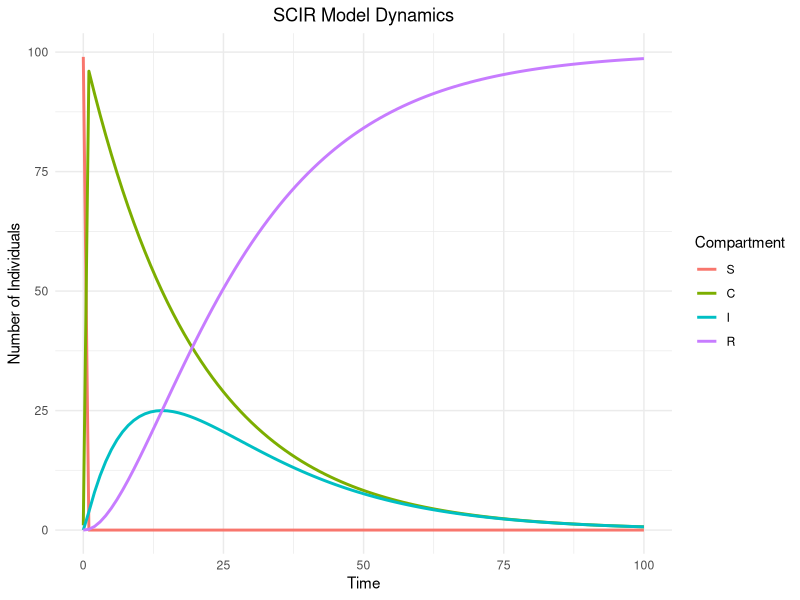

Source code (R):
# Basic SCIR Model (C = Carrier)
# Note: This is almost identical to the Basic SEIR Model code.

library(deSolve)
library(ggplot2)
library(reshape2)

scir_model <- function(time, state, parameters) {
  with(as.list(c(state, parameters)), {
    dS <- -beta * S * (I + C)
    dC <- beta * S * (I + C) - sigma * C
    dI <- sigma * C - gamma * I
    dR <- gamma * I
    return(list(c(dS, dC, dI, dR)))
  })
}

parameters <- c(beta = 0.25, sigma = 0.05, gamma = 0.1)
initial_state <- c(S = 99, C = 1, I = 0, R = 0)
times <- seq(0, 100, by = 1)

output <- ode(y = initial_state, times = times, func = scir_model, parms 
              = parameters)

# Visualising the output

output_df <- as.data.frame(output)

output_long <- reshape2::melt(output_df, id.vars = "time")

# Plot
ggplot(output_long, aes(x = time, y = value, color = variable)) +
  geom_line(size = 1) +
  theme_minimal() +
  labs(x = "Time", y = "Number of Individuals", color = "Compartment") +
  ggtitle("SCIR Model Dynamics") +
  theme(plot.title = element_text(hjust = 0.5))
